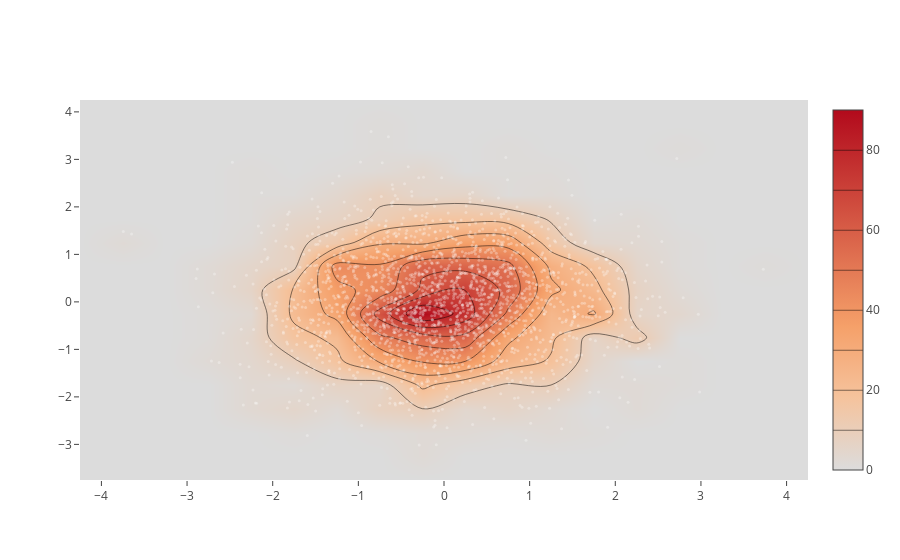

This figure's notebook cell:
### Code cell
# Scatter plot with heatmap
x = np.random.randn(2000)
y = np.random.randn(2000)
plotly.offline.iplot([Histogram2dContour(x=x, y=y, contours=Contours(coloring='heatmap')),
       Scatter(x=x, y=y, mode='markers', marker=Marker(color='white', size=3, opacity=0.3))], show_link=False)

### Figure 1 — Plotly figure (JSON) as saved in the notebook; plotly's stock layout.template omitted (floating-point values rounded to 4 significant figures; data arrays with more than 128 entries replaced by an {"elided": "..."} marker saying what was removed)
{"data": [{"contours": {"coloring": "heatmap"}, "type": "histogram2dcontour", "x": {"elided": "2000 float values"}, "y": {"elided": "2000 float values"}}, {"marker": {"color": "white", "opacity": 0.3, "size": 3}, "mode": "markers", "type": "scatter", "x": {"elided": "2000 float values"}, "y": {"elided": "2000 float values"}}], "layout": {}}
